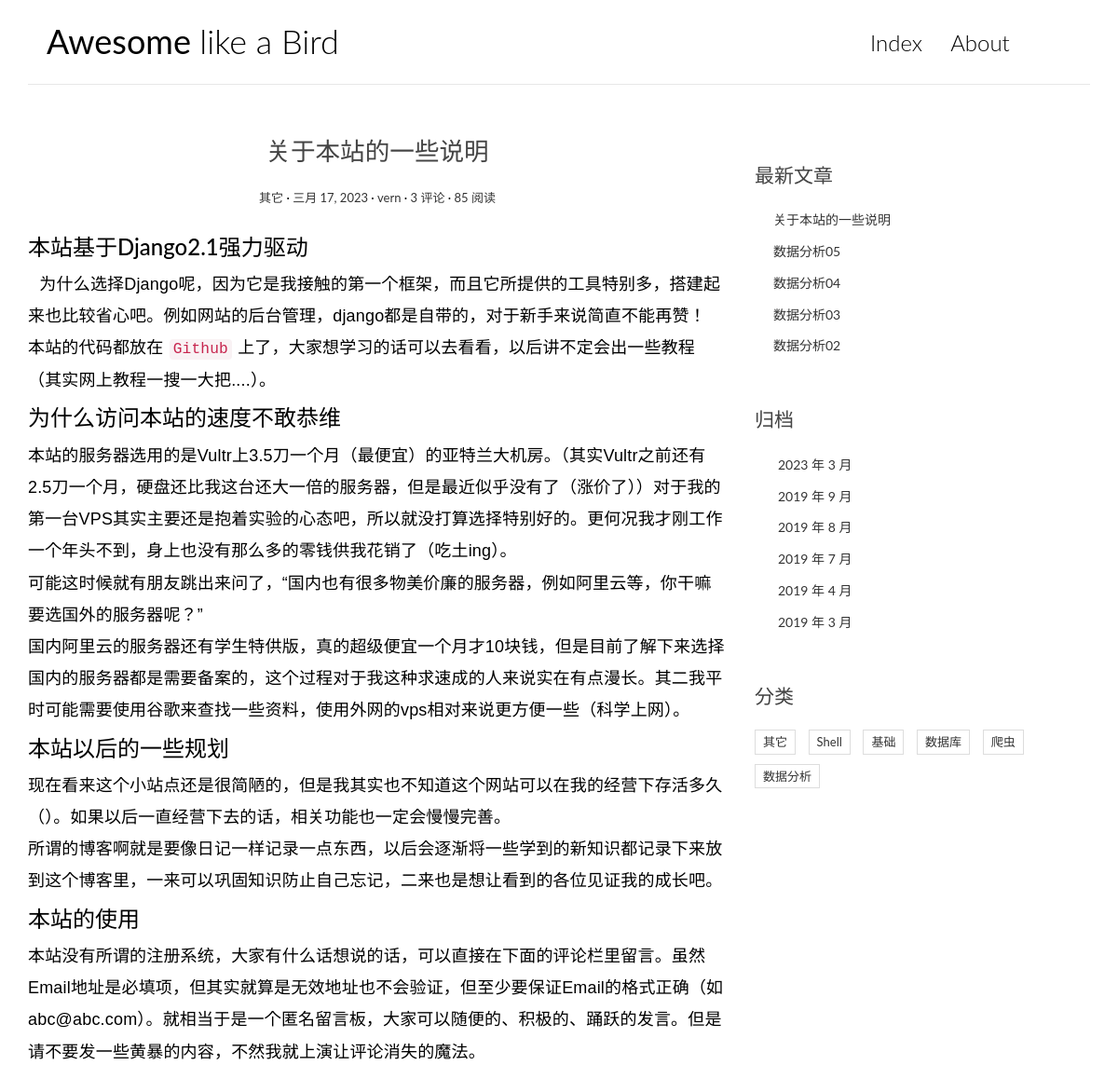
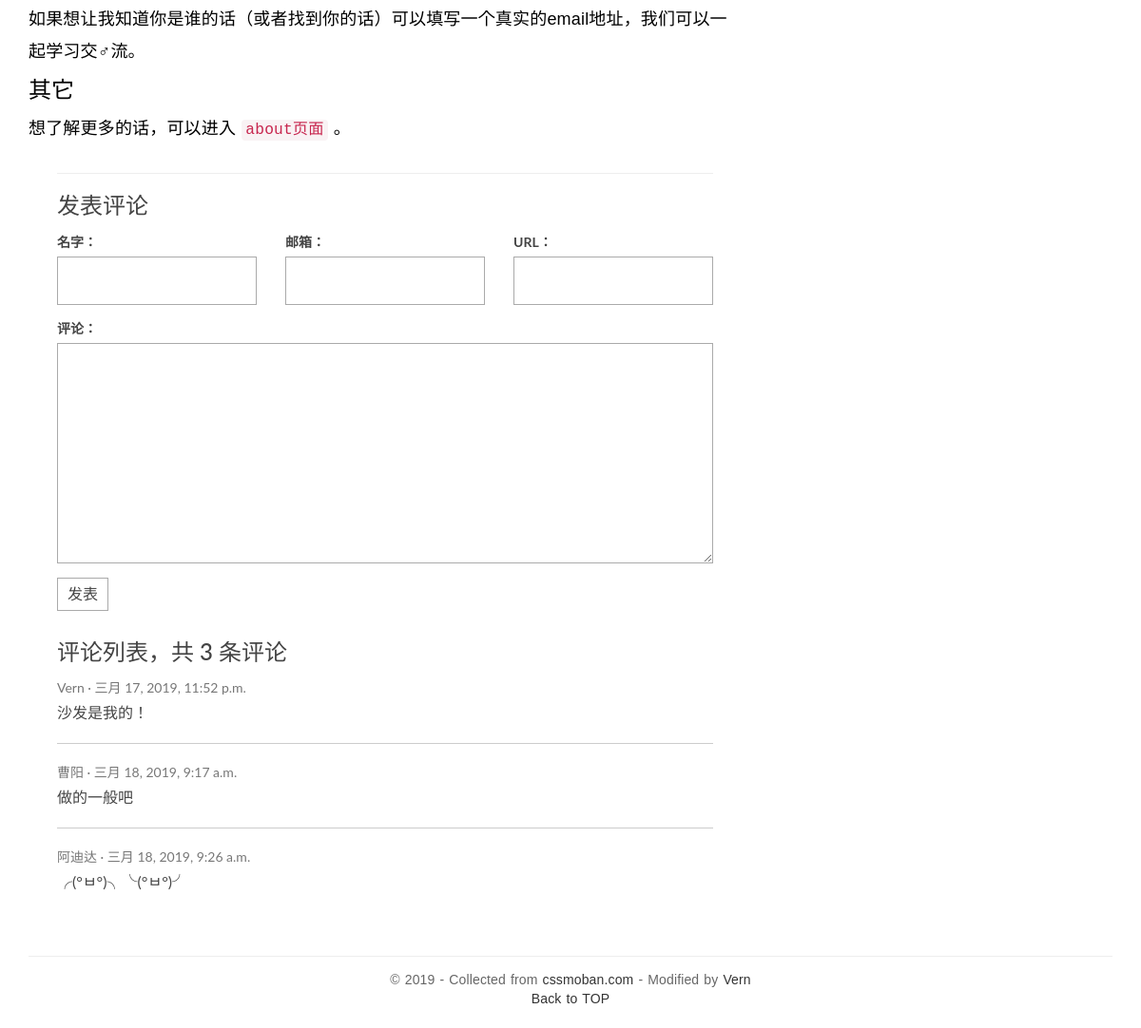
Page /blog/1/ on the committed database (2 pictures, top to bottom).
### app_blog/models.py (models this page shows, shortened)
class Article(models.Model):
    title = models.CharField(max_length=40)
    text = models.TextField()
    date = models.DateTimeField()
    abstract = models.CharField(max_length=200, blank=True)
    category = models.ForeignKey(Category, on_delete=models.CASCADE)
    user = models.ForeignKey(User, on_delete=models.CASCADE)
    views = models.PositiveIntegerField(default=0)
    isDelete = models.BooleanField(default=False)
    def increase_views(self):
        self.views += 1
        self.save(update_fields=['views'])
    def get_absolute_url(self):
        return reverse('blog:detail', kwargs={'pk': self.pk})  # url的反向解析，通过地址来获取url
    class Meta:
        db_table = '文章信息'
        ordering = ['-date']

class Category(models.Model):
    name = models.CharField(max_length=20)
    isDelete = models.BooleanField(default=False)
    class Meta:
        db_table = '分类'

### app_comment/models.py (models this page shows, shortened)
class Comments(models.Model):
    user_name = models.CharField(max_length=100)
    email = models.EmailField(max_length=255)
    url = models.URLField(blank=True)
    text = models.TextField()
    date = models.DateTimeField(auto_now_add=True)
    isDelete = models.BooleanField(default=False)
    with_article = models.ForeignKey('app_blog.Article', on_delete=models.CASCADE)
    class Meta:
        db_table = 'comments'

### app_blog/views.py (the view)
# urls.py: re_path(r'^(?P<pk>\d+)/$', detail, name='detail'),
def detail(request, pk):
    article = get_object_or_404(Article, pk=pk)
    article.increase_views()
    article.text = markdown.markdown(
        article.text,
        extensions=['markdown.extensions.extra', 'markdown.extensions.codehilite'])
    form = CommentForm
    comment_list = article.comments_set.filter(isDelete=False)
    context = {
        'article': article,
        'form': form,
        'comment_list': comment_list,
    }
    return render(request, 'blog/detail.html', context)

### app_blog/templatetags/blog_tags.py (called while the page is built)
@register.simple_tag
def get_recent_article(num=5):
    return Article.objects.filter(isDelete=False).order_by("-date")[:num]

@register.simple_tag
def archives():
    return Article.objects.dates('date', 'month', order='DESC')

@register.simple_tag
def get_category():
    return Category.objects.filter(isDelete=False)

### templates/blog/detail.html (shortened to what this page needs)
{% extends 'base.html' %}
{% block main %}
    <article class="article article-{{ article.pk }}">
        <header class="entry-header">
            <h1 class="entry-title">{{ article.title }}</h1>
            <div class="entry-meta">
                <span class="post-category"><a href="#">{{ article.category.name }}</a></span>
                <span class="post-date"><a href="#"><time class="entry-date"
                                                          datetime="{{ article.date }}">{{ article.date.date }}</time></a></span>
                <span class="post-author"><a href="#">{{ article.user }}</a></span>
                <span class="comments-link"><a href="#">{{ article.comments_set.count }} 评论</a></span>
                <span class="views-count"><a href="#">{{ article.views }} 阅读</a></span>
            </div>
        </header>
        <div class="entry-content clearfix">
            {{ article.text|safe }}
        </div>
    </article>
    <section class="comment-area" id="comment-area">
        <hr>
        <h3>发表评论</h3>
        <form action="{% url 'comments:article_comment' article.pk %}" method="post" class="comment-form">
            <div class="row">
                <div class="col-md-4">
                    <label for="{{ form.user_name.id_for_label }}">名字：</label>
                    {{ form.user_name }}
                </div>
                <div class="col-md-4">
                    <label for="{{ form.email.id_for_label }}">邮箱：</label>
                    {{ form.email }}
                </div>
                <div class="col-md-4">
                    <label for="{{ form.url.id_for_label }}">URL：</label>
                    {{ form.url }}
                </div>
                <div class="col-md-12">
                    <label for="{{ form.text.id_for_label }}">评论：</label>
                    {{ form.text }}
                    <button type="submit" class="comment-btn">发表</button>
                </div>
            </div>
        </form>
        <div class="comment-list-panel">
            <h3>评论列表，共 <span>{{ article.comments_set.count }}</span> 条评论</h3>
            <ul class="comment-list list-unstyled">
                {% for comment in comment_list %}
                <li class="comment-item">
                    <span class="nickname">{{ comment.user_name }}</span>
                    <time class="submit-date">{{ comment.date }}</time>
                    <div class="text">
                        {{ comment.text }}
                    </div>
                </li>
                {% empty %}
                暂无评论
                {% endfor %}
            </ul>
        </div>
    </section>
{% endblock main%}

### templates/base.html (shortened to what this page needs)
{% load blog_tags %}
<html>
<head>
    <link rel="stylesheet" href="/static/app_blog/css/bootstrap.min.css">
    <link rel="stylesheet" href="http://code.ionicframework.com/ionicons/2.0.1/css/ionicons.min.css">
    <link rel="stylesheet" href="/static/app_blog/css/pace.css">
    <link rel="stylesheet" href="/static/app_blog/css/custom.css">
</head>
<body>
<div class="container">
    <header id="site-header">
        <div class="row">
            <div class="col-md-4 col-sm-5 col-xs-8">
                <div class="logo">
                    <h1 title="奥桑喜欢小鸟"><a href="/"><b>Awesome </b>like a Bird</a></h1>
                </div>
            </div>
            <div class="col-md-8 col-sm-7 col-xs-4">
                <nav class="main-nav" role="navigation">
                    <div class="collapse navbar-collapse" id="bs-example-navbar-collapse-1">
                        <ul class="nav navbar-nav navbar-right">
                            <li class="cl-effect-11"><a href="/blog/" data-hover="Index">Index</a></li>
                            <li class="cl-effect-11"><a href="/about/" data-hover="About">About</a></li>
                        </ul>
                    </div>
                </nav>
            </div>
        </div>
    </header>
</div>
<div class="content-body">
    <div class="container">
        <div class="row">
            <main class="col-md-8">
                {% block main %}
                {% endblock main %}
            </main>
            <aside class="col-md-4">
                <div class="widget widget-recent-posts">
                    <h3 class="widget-title">最新文章</h3>
                    {% get_recent_article as recent_article_list %}
                    <ul>
                        {% for article in recent_article_list %}
                            <li>
                                <a href="{{ article.get_absolute_url }}">{{ article.title }}</a>
                            </li>
                        {% empty %}
                            <li>
                                <div class="no-article">暂时还没有发布文章！</div>
                            </li>
                        {% endfor %}
                    </ul>
                </div>
                <div class="widget widget-archives">
                    <h3 class="widget-title">归档</h3>
                    {% archives as date_list %}
                    <ul>
                        {% for date in date_list %}
                        <li>
                            <a href="{% url 'blog:archives' date.year date.month %}">{{ date.year }} 年 {{ date.month }} 月</a>
                        </li>
                        {% empty %}
                        暂无归档！
                        {% endfor %}
                    </ul>
                </div>
                <div class="widget widget-tag-cloud">
                    <h3 class="widget-title">分类</h3>
                    {% get_category as category_list %}
                    <ul>
                        {% for tag in category_list %}
                            <li>
                                <a href="{% url 'blog:category' tag.pk %}">{{tag.name}}</a>
                            </li>
                        {%endfor%}
                    </ul>
                </div>
            </aside>
        </div>
    </div>
</div>
<footer id="site-footer">
    <div class="container">
        <div class="row">
            <div class="col-md-12">
                <p class="copyright">&copy 2019 - Collected from <a href="http://www.cssmoban.com/"
                                                        target="_blank" title="模板之家">cssmoban.com</a>
                    - Modified by <a href="/about" title="超帅" target="_blank">Vern</a>
                    <br>
                    <a href="#">Back to TOP</a>
                </p>
            </div>
        </div>
    </div>
</footer>
</body>
</html>

### app_blog/static/app_blog/css/custom.css (style rules this page uses)
* { outline: none; }
h1, h2, h3, h4, h5, h6 { margin-top: 0; }
b { font-weight: 400; }
a { color: #333; }
body { color: #444; font-family: 'Lato', sans-serif; }
p { font-family: 'Ubuntu', sans-serif; font-weight: 400; word-spacing: 1px; letter-spacing: 0.01em; }
#site-header { background-color: #FFF; padding: 25px 20px; margin-bottom: 40px; border-bottom: 1px solid #e7e7e7; }
.logo h1 a { color: #000; }
.logo h1 { margin: 0; font-family: 'Lato', sans-serif; font-weight: 300; }
.main-nav { margin-top: 11px; max-width: 95%; }
.main-nav a { color: #000000 !important; padding: 0 0 5px 0 !important; margin-right: 30px; font-family: 'Lato', sans-serif; font-weight: 300; font-size: 24px; }
.cl-effect-11 a { padding: 10px 0; color: #0972b4; text-shadow: none; }
.cl-effect-11 a::before { position: absolute; top: 0; left: 0; overflow: hidden; padding: 0 0 5px 0 !important; max-width: 0; border-bottom: 1px solid #000; color: #000; content: attr(data-hover); white-space: nowrap; -webkit-transition: max-width 0.5s; -moz-transition: max-width 0.5s; transition: max-width 0.5s; }
.content-body { padding-bottom: 4em; }
.entry-title { text-align: center; font-size: 1.9em; margin-bottom: 20px; line-height: 1.6; padding: 10px 20px 0; }
.entry-meta { text-align: center; color: #DDDDDD; font-size: 13px; margin-bottom: 30px; }
.entry-content { font-size: 18px; line-height: 1.9; font-weight: 300; color: #000; }
.post-category::after, .post-date::after, .post-author::after, .comments-link::after { content: ' ·'; color: #000; }
.widget { background: #fff; padding: 30px 0 0; }
.widget-title { font-size: 1.5em; margin-bottom: 20px; line-height: 1.6; padding: 10px 0 0; font-weight: 400; }
.widget-recent-posts ul { padding: 0; margin: 0; padding-left: 20px; }
.widget-recent-posts ul li { list-style-type: none; position: relative; line-height: 170%; margin-bottom: 10px; }
.widget-recent-posts ul li::before { content: '\f3d3'; font-family: "Ionicons"; position: absolute; left: -17px; top: 3px; font-size: 16px; color: #000; }
.widget-archives ul { padding: 0; margin: 0; padding-left: 25px; }
.widget-archives ul li { list-style-type: none; position: relative; line-height: 170%; margin-bottom: 10px; }
.widget-archives ul li::before { content: '\f3f3'; font-family: "Ionicons"; position: absolute; left: -25px; top: 1px; font-size: 16px; color: #000; }
.widget-tag-cloud ul { padding: 0; margin: 0; margin-right: -10px; }
.widget-tag-cloud ul li { list-style-type: none; font-size: 13px; display: inline-block; margin-right: 10px; margin-bottom: 10px; padding: 3px 8px; border: 1px solid #ddd; }
#site-footer { padding-top: 10px; padding: 0 0 1.5em 0; }
.copyright { text-align: center; padding-top: 1em; margin: 0; border-top: 1px solid #eee; color: #666; }
.contact-form input, .comment-form input { border: 1px solid #aaa; margin-bottom: 15px; width: 100%; padding: 15px 15px; font-size: 16px; line-height: 100%; transition: 0.4s border-color linear; }
.contact-form textarea, .comment-form textarea { border: 1px solid #aaa; margin-bottom: 15px; width: 100%; padding: 15px 15px; font-size: 16px; line-height: 20px !important; min-height: 183px; transition: 0.4s border-color linear; }
.comment-area { padding: 0 30px 0; }
.comment-form { margin-top: 15px; }
.comment-form .comment-btn { background-color: #fff; border: 1px solid #aaa; font-size: 16px; padding: 5px 10px; }
.comment-list-panel { margin-top: 30px; }
.comment-list { margin-top: 15px; }
.comment-item:not(:last-child) { border-bottom: 1px #ccc solid; margin-bottom: 20px; padding-bottom: 20px; }
.comment-item .nickname, .comment-item .submit-date { color: #777; font-size: 14px; }
.comment-item .nickname:after { content: ' ·'; }
.comment-item .text { padding-top: 5px; font-size: 16px; }

### rows in the picture
Article: title "关于本站的一些说明", category.name "其它", date "三月 17, 2023", user "vern", comments_set.count "3", views "85", text "本站基于Django2.1强力驱动 为什么选择Django呢，因为它是我接触的第一个框架，而且它所提供的工具特别多，搭建起来也比较省心吧。例如网站的后台管理，django都是自带的，对于新手来说简直不能再赞！ 本站的代码都放在 Github 上了，大家想学习的话可以去看看，以后讲不定会出一些教程（其实网上教程一搜一大把....）。 为什么访问本站的速度不敢恭维 本站的服务器选用的是Vultr上3.5刀一个月（最便宜）的亚特兰大机房。（其实Vultr之前还有2.5刀一个月，硬盘还比我这台还大一倍的服务器，但是最近似乎没有了（涨价了））对于我的第一台VPS其实主要还是抱着实验的心态吧，所以就没打算选择特别好的。更何况我才刚工作一个年头不到，身上也没有那么多的零钱供我花销了（吃土ing）。 可能这时候就有朋友跳出来问了，“国内也有很多物美价廉的服务器，例如阿里云等，你干嘛要选国外的服务器呢？” 国内阿里云的服务器还有学生特供版，真的超级便宜一个月才10块钱，但是目前了解下来选择国内的服务器都是需要备案的，这个过程对于我这种求速成的人来说实在有点漫长。其二我平时可能需要使用谷歌来查找一些资料，使用外网的vps相对来说更方便一些（科学上网）。 本站以后的一些规划 现在看来这个小站点还是很简陋的，但是我其实也不知道这个网站可以在我的经营下存活多久（）。如果以后一直经营下去的话，相关功能也一定会慢慢完善。 所谓的博客啊就是要像日记一样记录一点东西，以后会逐渐将一些学到的新知识都记录下来放到这个博客里，一来可以巩固知识防止自己忘记，二来也是想让看到的各位见证我的成长吧。 本站的使用…"
Comments: user_name "Vern", date "三月 17, 2019, 11:52 p.m.", text "沙发是我的！"
Comments: user_name "曹阳", date "三月 18, 2019, 9:17 a.m.", text "做的一般吧"
Comments: user_name "阿迪达", date "三月 18, 2019, 9:26 a.m.", text "╭(°ㅂ°)╮╰(°ㅂ°)╯"
Article: title "数据分析05"
Article: title "数据分析04"
Article: title "数据分析03"
Article: title "数据分析02"
Category: name "其它"
Category: name "Shell"
Category: name "基础"
Category: name "数据库"
Category: name "爬虫"
Category: name "数据分析"

### other values in the picture
{{ date.year }} "2023" "2019" "2019" "2019" "2019" "2019"
{{ date.month }} "3" "9" "8" "7" "4" "3"
